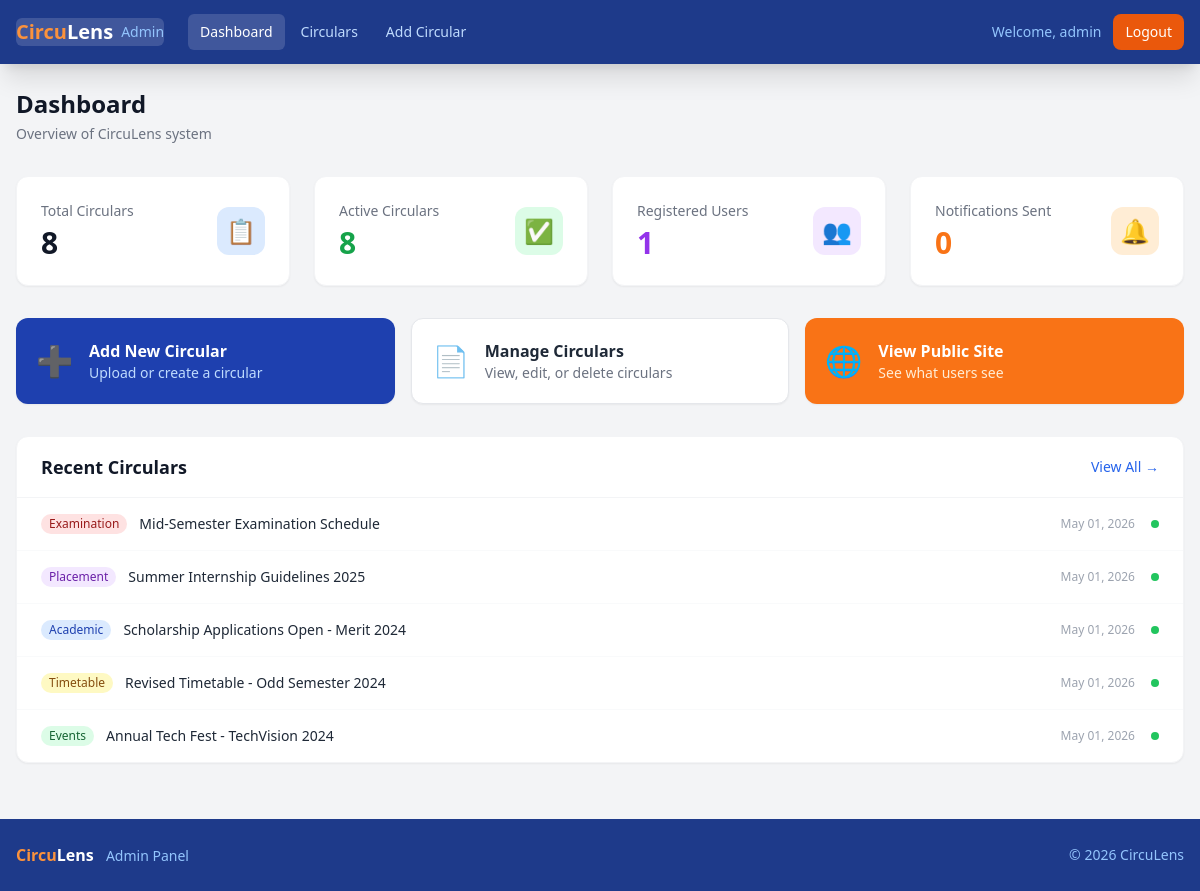
The page /admin/index.php (signed in) on the database its author committed.
### tables this page shows
CREATE TABLE IF NOT EXISTS circulars (
    id            INT AUTO_INCREMENT PRIMARY KEY,
    title         VARCHAR(255) NOT NULL,
    description   TEXT,
    pdf_path      VARCHAR(500),
    circular_type ENUM('academic','examination','events','placement','timetable','general') DEFAULT 'general',
    source        ENUM('admin','scraped') DEFAULT 'admin',
    source_url    VARCHAR(500),
    content_hash  VARCHAR(64),
    is_active     TINYINT(1)   DEFAULT 1,
    created_at    TIMESTAMP    DEFAULT CURRENT_TIMESTAMP,
    INDEX idx_type        (circular_type),
    INDEX idx_active      (is_active),
    INDEX idx_hash        (content_hash),
    INDEX idx_created     (created_at)
);

### admin/index.php (the view, shortened to what this page needs)
<?php
include __DIR__ . '/../includes/admin_header.php';
try {
    $pdo = db();
    $totalCirculars = (int)$pdo->query('SELECT COUNT(*) FROM circulars')->fetchColumn();
    $activeCirculars = (int)$pdo->query('SELECT COUNT(*) FROM circulars WHERE is_active = 1')->fetchColumn();
    $totalUsers = (int)$pdo->query('SELECT COUNT(*) FROM users')->fetchColumn();
    $totalNotifications = (int)$pdo->query('SELECT COUNT(*) FROM notifications')->fetchColumn();
    $recentCirculars = $pdo->query('SELECT * FROM circulars ORDER BY created_at DESC LIMIT 5')->fetchAll();
} catch (Exception $e) {
    $totalCirculars = $activeCirculars = $totalUsers = $totalNotifications = 0;
    $recentCirculars = [];
    $dbOk = false;
}
$typeBadges = [
    'academic'    => 'bg-blue-100 text-blue-800',
    'examination' => 'bg-red-100 text-red-800',
    'events'      => 'bg-green-100 text-green-800',
    'placement'   => 'bg-purple-100 text-purple-800',
    'timetable'   => 'bg-yellow-100 text-yellow-800',
    'general'     => 'bg-gray-100 text-gray-800',
];
?>
<div class="mb-8">
    <h1 class="text-2xl font-bold text-gray-900">Dashboard</h1>
    <p class="text-gray-500 text-sm mt-1">Overview of CircuLens system</p>
</div>
<div class="grid grid-cols-1 sm:grid-cols-2 lg:grid-cols-4 gap-6 mb-8">
    <div class="bg-white rounded-xl shadow-sm p-6 border border-gray-100">
        <div class="flex items-center justify-between">
            <div>
                <p class="text-sm text-gray-500 font-medium">Total Circulars</p>
                <p class="text-3xl font-bold text-gray-900 mt-1"><?php echo $totalCirculars; ?></p>
            </div>
            <div class="w-12 h-12 bg-blue-100 rounded-xl flex items-center justify-center text-2xl">📋</div>
        </div>
    </div>
    <div class="bg-white rounded-xl shadow-sm p-6 border border-gray-100">
        <div class="flex items-center justify-between">
            <div>
                <p class="text-sm text-gray-500 font-medium">Active Circulars</p>
                <p class="text-3xl font-bold text-green-600 mt-1"><?php echo $activeCirculars; ?></p>
            </div>
            <div class="w-12 h-12 bg-green-100 rounded-xl flex items-center justify-center text-2xl">✅</div>
        </div>
    </div>
    <div class="bg-white rounded-xl shadow-sm p-6 border border-gray-100">
        <div class="flex items-center justify-between">
            <div>
                <p class="text-sm text-gray-500 font-medium">Registered Users</p>
                <p class="text-3xl font-bold text-purple-600 mt-1"><?php echo $totalUsers; ?></p>
            </div>
            <div class="w-12 h-12 bg-purple-100 rounded-xl flex items-center justify-center text-2xl">👥</div>
        </div>
    </div>
    <div class="bg-white rounded-xl shadow-sm p-6 border border-gray-100">
        <div class="flex items-center justify-between">
            <div>
                <p class="text-sm text-gray-500 font-medium">Notifications Sent</p>
                <p class="text-3xl font-bold text-orange-500 mt-1"><?php echo $totalNotifications; ?></p>
            </div>
            <div class="w-12 h-12 bg-orange-100 rounded-xl flex items-center justify-center text-2xl">🔔</div>
        </div>
    </div>
</div>
<div class="grid grid-cols-1 md:grid-cols-3 gap-4 mb-8">
    <a href="<?php echo APP_URL; ?>/admin/add_circular.php"
       class="bg-blue-800 hover:bg-blue-700 text-white rounded-xl p-5 flex items-center gap-4 transition-colors shadow-sm">
        <span class="text-3xl">➕</span>
        <div>
            <p class="font-semibold">Add New Circular</p>
            <p class="text-blue-200 text-sm">Upload or create a circular</p>
        </div>
    </a>
    <a href="<?php echo APP_URL; ?>/admin/circulars.php"
       class="bg-white hover:bg-gray-50 text-gray-800 rounded-xl p-5 flex items-center gap-4 transition-colors shadow-sm border border-gray-200">
        <span class="text-3xl">📄</span>
        <div>
            <p class="font-semibold">Manage Circulars</p>
            <p class="text-gray-500 text-sm">View, edit, or delete circulars</p>
        </div>
    </a>
    <a href="<?php echo APP_URL; ?>"
       class="bg-orange-500 hover:bg-orange-600 text-white rounded-xl p-5 flex items-center gap-4 transition-colors shadow-sm">
        <span class="text-3xl">🌐</span>
        <div>
            <p class="font-semibold">View Public Site</p>
            <p class="text-orange-100 text-sm">See what users see</p>
        </div>
    </a>
</div>
<div class="bg-white rounded-xl shadow-sm border border-gray-100">
    <div class="flex items-center justify-between px-6 py-4 border-b border-gray-100">
        <h2 class="text-lg font-semibold text-gray-900">Recent Circulars</h2>
        <a href="<?php echo APP_URL; ?>/admin/circulars.php" class="text-blue-600 hover:text-blue-800 text-sm font-medium">View All →</a>
    </div>
    <?php if (empty($recentCirculars)): ?>
        <div class="px-6 py-10 text-center text-gray-400">No circulars yet. <a href="<?php echo APP_URL; ?>/admin/add_circular.php" class="text-blue-600 hover:underline">Add one</a>.</div>
    <?php else: ?>
        <div class="divide-y divide-gray-50">
            <?php foreach ($recentCirculars as $c): ?>
                <div class="px-6 py-4 flex items-center justify-between hover:bg-gray-50">
                    <div class="flex items-center gap-3 flex-1 min-w-0">
                        <span class="px-2 py-0.5 rounded-full text-xs font-medium <?php echo $typeBadges[$c['circular_type']] ?? 'bg-gray-100 text-gray-800'; ?>">
                            <?php echo ucfirst($c['circular_type']); ?>
                        </span>
                        <span class="text-gray-800 text-sm font-medium truncate"><?php echo htmlspecialchars($c['title']); ?></span>
                    </div>
                    <div class="flex items-center gap-4 ml-4 shrink-0">
                        <span class="text-gray-400 text-xs"><?php echo date('M d, Y', strtotime($c['created_at'])); ?></span>
                        <span class="w-2 h-2 rounded-full <?php echo $c['is_active'] ? 'bg-green-500' : 'bg-red-400'; ?>"></span>
                    </div>
                </div>
            <?php endforeach; ?>
        </div>
    <?php endif; ?>
</div>
<?php include __DIR__ . '/../includes/admin_footer.php'; ?>

### assets/css/style.css (style rules this page uses)
* { transition-property: color, background-color, border-color, box-shadow; transition-timing-function: cubic-bezier(0.4, 0, 0.2, 1); transition-duration: 150ms; }

### rows shown on the page
circulars: circular_type "Examination", title "Mid-Semester Examination Schedule", created_at "May 01, 2026", is_active 1 (drawn)
circulars: circular_type "Placement", title "Summer Internship Guidelines 2025", created_at "May 01, 2026", is_active 1 (drawn)
circulars: circular_type "Academic", title "Scholarship Applications Open - Merit 2024", created_at "May 01, 2026", is_active 1 (drawn)
circulars: circular_type "Timetable", title "Revised Timetable - Odd Semester 2024", created_at "May 01, 2026", is_active 1 (drawn)
circulars: circular_type "Events", title "Annual Tech Fest - TechVision 2024", created_at "May 01, 2026", is_active 1 (drawn)

### other values the page prints
$admin['username'] "admin"
$totalCirculars "8"
$activeCirculars "8"
$totalUsers "1"
$totalNotifications "0"
